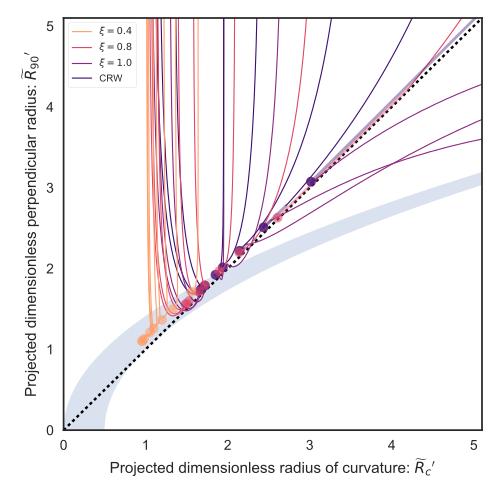

Write the Python code that produced this figure.
import sys
import numpy as np
from matplotlib import pyplot as plt
import matplotlib.ticker
import seaborn as sns
import conic_parameters

plotfile = sys.argv[0].replace('.py', '.pdf')

sns.set_style('white')
fig, ax = plt.subplots(figsize=(5, 5))



Rc_grid = np.linspace(0.0, 10.0, 2000)
R90_T0_grid = np.sqrt(2*Rc_grid)
R90_T1_grid = np.sqrt(2*Rc_grid - 1.0)
R90_T1_grid[~np.isfinite(R90_T1_grid)] = 0.0 
ax.fill_between(Rc_grid, R90_T1_grid, R90_T0_grid, alpha=0.2)
ax.plot([0.0, 10.0], [0.0, 10.0], ':', c='k')

inc = np.linspace(0.0, 0.5*np.pi, 500, endpoint=False)
inc_deg = np.degrees(inc)


XI_LIST = [None, 1.0, 0.8, 0.4]
BETA_LIST = [0.2, 0.1, 0.05, 0.02, 0.01, 0.001, 0.0001, 0.00001]
nxi, nbeta = len(XI_LIST), len(BETA_LIST)

cols = sns.color_palette('magma', n_colors=nxi)
for beta in BETA_LIST[::-1]:
    for xi, col in list(zip(XI_LIST, cols))[::-1]:

        # Fit to head and analytic fit to fit to tail
        ht = conic_parameters.HeadTail(beta, xi=xi, xmin=0.0, method='analytic fit')

        # Parameters for head conic
        T_h = ht.sig_h*ht.tau_h**2
        tilde_Rc_h = ht.A_h
        R0_h = 1.0
        R90_h = ht.R90

        # Parameters for tail conic
        T_t = -ht.tau_t**2
        R0_t = ht.x0_t - ht.a_t
        # Equation E from notes
        tilde_Rc_t = np.abs(T_t)*ht.a_t/R0_t
        R90_t = R0_t * np.sqrt(2*tilde_Rc_t - T_t)
        T_combine = 2*tilde_Rc_h - (R90_t / R0_h)**2

        # Projected head quantities as functions of inc
        f_h = np.sqrt(1.0 + T_h * np.tan(inc)**2)
        tilde_Rc_h_prime = tilde_Rc_h / (
            np.cos(inc)**2 * f_h * (
                1.0 + (tilde_Rc_h / T_h) * (f_h - 1.0) 
            )
        )
        T_h_prime = T_h / (np.cos(inc)**2 * f_h**2)
        R0_h_prime = R0_h * np.cos(inc) * (
            1.0 + (tilde_Rc_h / T_h) * (f_h - 1.0)
        )
        R90_h_prime = R0_h_prime * np.sqrt(2*tilde_Rc_h_prime - T_h_prime)

        # Projected tail quantities as functions of inc
        f_t = np.sqrt(1.0 + T_t * np.tan(inc)**2)
        # Equation B from notes
        T_t_prime = T_t / f_t**2 / np.cos(inc)**2
        # Equation D from notes
        R0_t_prime = R0_t * np.cos(inc) * (
            1.0 + (tilde_Rc_t / T_t) * (f_t - 1.0)
        )
        # Equation C from notes
        tilde_Rc_t_prime = tilde_Rc_t / (
            np.cos(inc)**2 * f_t * (
                1.0 + (tilde_Rc_t / T_t) * (f_t - 1.0) 
            )
        )
        # Equation A from notes
        R90_t_prime = R0_t_prime * np.sqrt(2*tilde_Rc_t_prime - T_t_prime)

        # Finally, the combined discriminant (equation F from notes)
        T_combine_prime = 2*tilde_Rc_h_prime - (R90_t_prime / R0_h_prime)**2

        # if Rc == 1.0:
        #     label = fr'$\xi = {xi:.1f}$'
        # else:
        #     label = None
        if beta == BETA_LIST[0]:
            label = 'CRW' if xi is None else fr'$\xi = {xi:.1f}$'
        else:
            label = None

        # Find minimum difference between head and tail values of R90
        dR = np.abs(R90_h_prime - R90_t_prime)
        mm = np.isfinite(dR)
        i0 = np.argmin(dR[mm])


        # Masks for high and low inclinations (overlapping range)
        mlo = inc_deg <= inc_deg[i0]
        mhi = inc_deg >= inc_deg[i0]
        # Ensure that LOS is not inside the tail cone
        mhi = mhi & (inc < 0.5*np.pi - ht.theta_t)
        # Plot the head discriminant for low inclinations
        ax.plot(tilde_Rc_h_prime[mlo], R90_h_prime[mlo]/R0_h_prime[mlo],
                c=col, label=None, lw=2, alpha=0.4)
        # Put a dot at the i=0 case
        ax.plot([tilde_Rc_h], [R90_h/R0_h], 'o', c=col, alpha=0.6)
        # Plot the combined discriminant for high inclinations
        ax.plot(tilde_Rc_h_prime[mhi], R90_t_prime[mhi]/R0_h_prime[mhi],
                c=col, label=label, lw=0.8, alpha=1.0)
        #ax.plot([tilde_Rc_h], [T_combine], '.', c=col)

ax.legend(ncol=1, fontsize='xx-small', frameon=True)
ax.set(
    yscale='linear',
    xscale='linear',
    xlim=[0.0, 5.1],
    ylim=[0.0, 5.1],
#    ylim=[-3.0, 1.1],
    xlabel=r"Projected dimensionless radius of curvature: $\widetilde{R}_{c}{}'$",
    ylabel=r"Projected dimensionless perpendicular radius: $\widetilde{R}_{90}{}'$",
)        


fig.tight_layout()
fig.savefig(plotfile)
print(plotfile, end='')
